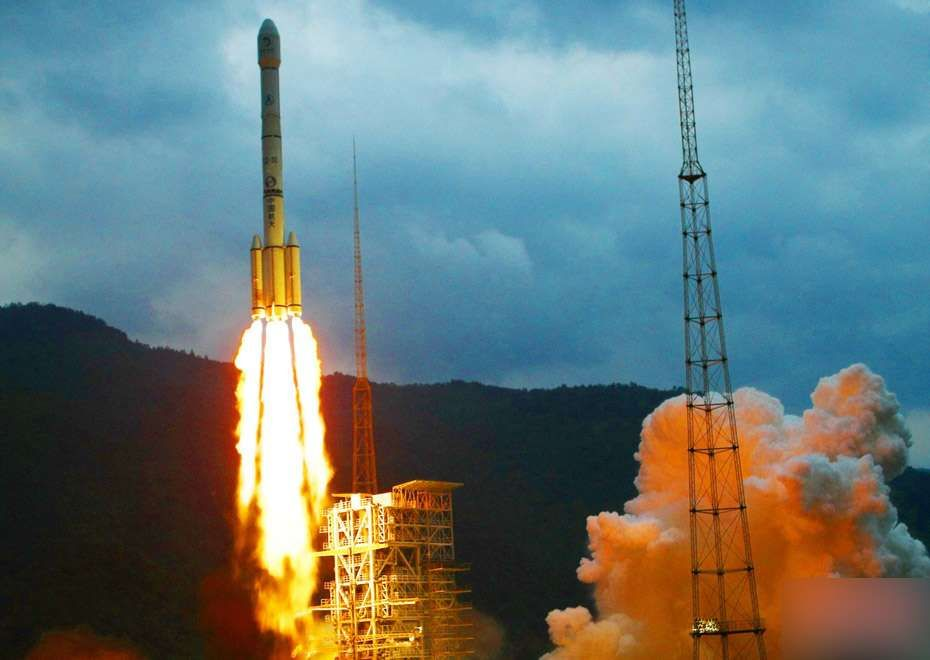
%> input picture huo.jpg, 930 x 660 px
$ octave test_psnr.m   (GNU Octave 9; MATLAB toolbox functions it lacks are replaced by stand-ins)
%> lines starting %> are read from the running program, lines starting %| are printed output that depends on the picture
### psnr_mse.m
function [psnr, mse, nlse] = psnr_mse(img1, img2, L)

MAX_PSNR = 1000;

if (nargin < 2 | nargin > 3)
   psnr = -Inf;
   mse = -Inf;
   disp(['Error in psnr_mse.m: wrong input argument']);
   return;
end

if (size(img1) ~= size(img2))
   psnr = -Inf;
   mse = -Inf;
   disp(['Error in psnr_mse.m: images need to have the same size']);
   return;
end

if (~exist('L'))
   L = 255;
end
pre_sum = (double(img1) - double(img2)).^2;
pre_sum2 = double(img1);
nlse = sum(pre_sum(:),'double')/sum(pre_sum2(:),'double');
mse = mean2((double(img1) - double(img2)).^2);
psnr = 10*log10(L^2/mse);
psnr = min(MAX_PSNR, psnr);

### test_psnr.m
im = imread('./huo.jpg');
%> im is the input picture: size 660x930x3 uint8; mean R, G, B 104.4, 120.2, 119.2
im2 = imnoise(im,'gaussian',0,10);
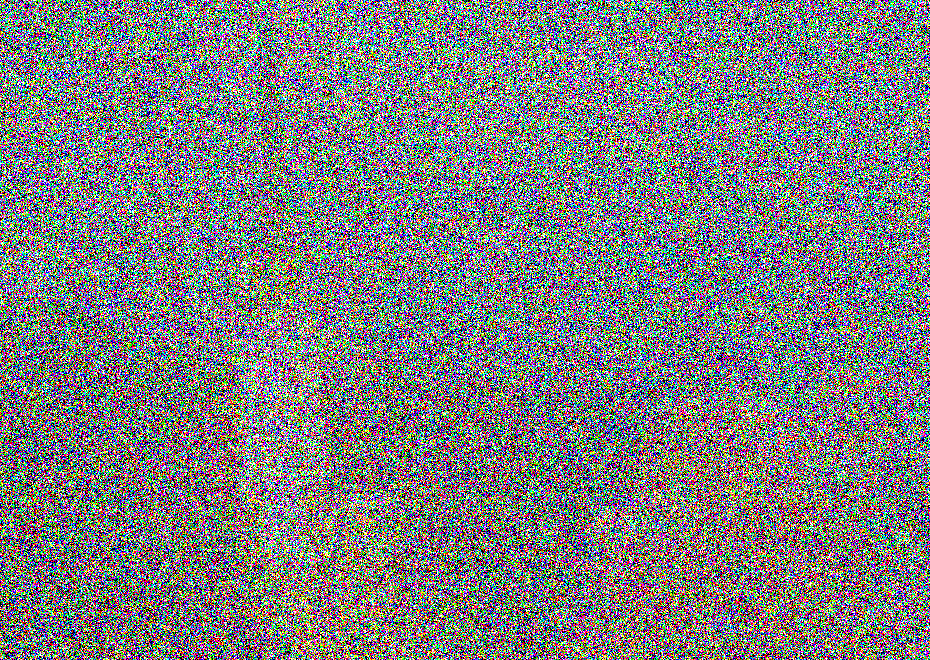
%> im2: size 660x930x3 uint8; mean R, G, B 124.6, 126.1, 126.5
%imshow(im2)
[psnr, mse, nlse] = psnr_mse(im, im2)
%> in psnr_mse, `pre_sum = (double(img1) - double(img2)).^2;`:
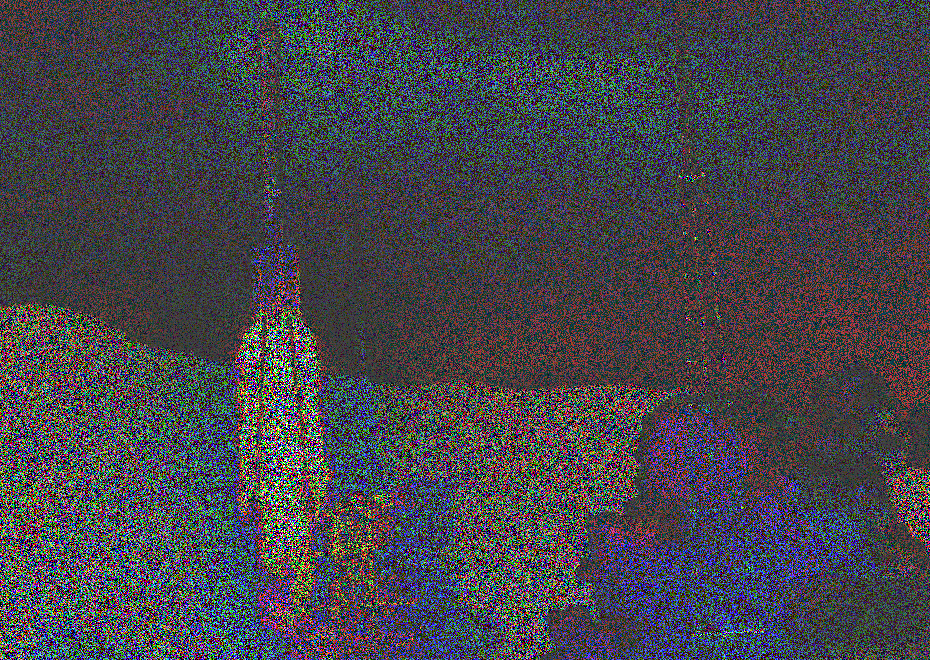
%> pre_sum: size 660x930x3 double; mean R, G, B 17938.8, 17700.8, 19445.8; drawn with min black and max white
%> in psnr_mse, `nlse = sum(pre_sum(:),'double')/sum(pre_sum2(:),'double');`: nlse = 160.2
%> in psnr_mse, `mse = mean2((double(img1) - double(img2)).^2);`: mse = 18361.8
%> in psnr_mse, `psnr = 10*log10(L^2/mse);`: psnr = 5.49
%> psnr = 5.49; mse = 18361.8; nlse = 160.2
